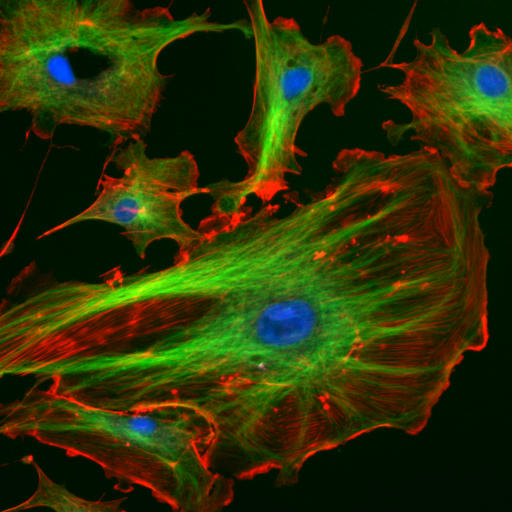
#> input picture programaOpenCV/FluorescentCells.jpg, 512 x 512 px
$ python image_invertida.py
#> lines starting #> are read from the running program, lines starting #| are printed output that depends on the picture
import cv2

imagem = cv2.imread("FluorescentCells.jpg")
#> imagem is the input picture: shape (512, 512, 3); mean B, G, R 6.6, 50.4, 45.4
imgI = cv2.bitwise_not(imagem)
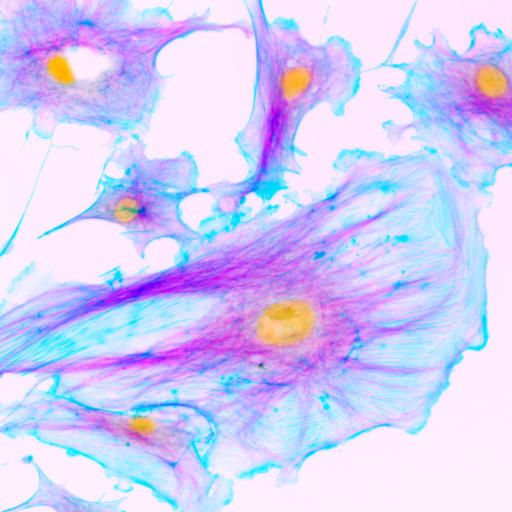
#> imgI: shape (512, 512, 3); mean B, G, R 248.4, 204.6, 209.6
cv2.imshow("Imagem invertida", imgI)
cv2.imwrite("FluorescentCells_invertida.jpg", imgI)
cv2.waitKey(0)
cv2.destroyAllWindows()
